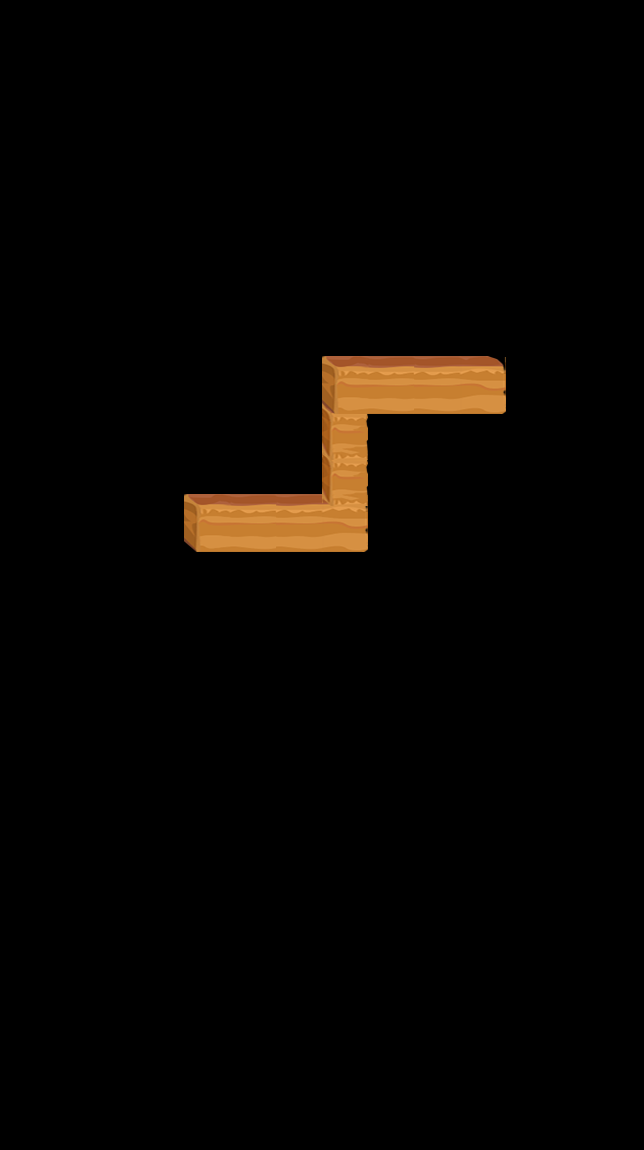

The image is a tile-based game level rendered from a .tmx file. Its description and source (layers, tilesets, objects; grid data summarised) follow:
An orthogonal 14x25 tile map with 46x46 px tiles, 4 tile layers (layer1, layer2, layer3, layer4) and 18 objects (startPos1, startPos2, startPos3, apple, exit, ...).

<map version="1.0" orientation="orthogonal" renderorder="right-down" width="14" height="25" tilewidth="46" tileheight="46">
 <tileset firstgid="1" name="road" tilewidth="46" tileheight="58">
  <image source="road.png" width="184" height="58" />
 </tileset>
 <layer name="layer1" width="14" height="25">
  <data>[350 cells, 4 non-empty, 3 distinct tile ids]</data>
 </layer>
 <layer name="layer2" width="14" height="25">
  <data>[350 cells, 1 non-empty, 1 distinct tile ids]</data>
 </layer>
 <layer name="layer3" width="14" height="25">
  <data>[350 cells, 1 non-empty, 1 distinct tile ids]</data>
 </layer>
 <layer name="layer4" width="14" height="25">
  <data>[350 cells, 4 non-empty, 3 distinct tile ids]</data>
 </layer>
 <objectgroup name="objLayer">
  <object name="startPos1" x="206.667" y="481.333" />
  <object name="startPos2" x="161.667" y="482.333" />
  <object name="startPos3" x="162.333" y="527.333" />
  <object name="apple" x="160.333" y="390" />
  <object name="exit" x="482" y="345.333" />
 </objectgroup>
 <objectgroup name="tipsLayer">
  <object name="1" x="209" y="441">
   <properties>
    <property name="dir" value="up" />
   </properties>
   <ellipse />
  </object>
  <object name="2" x="159" y="444">
   <properties>
    <property name="dir" value="left" />
   </properties>
   <ellipse />
  </object>
  <object name="3" x="161" y="396">
   <properties>
    <property name="dir" value="up" />
   </properties>
   <ellipse />
  </object>
  <object name="4" x="209" y="394">
   <properties>
    <property name="dir" value="right" />
   </properties>
   <ellipse />
  </object>
  <object name="5" x="250" y="441">
   <properties>
    <property name="dir" value="right" />
   </properties>
   <ellipse />
  </object>
  <object name="6" x="298" y="482">
   <properties>
    <property name="dir" value="right" />
   </properties>
   <ellipse />
  </object>
  <object name="7" x="302" y="441">
   <properties>
    <property name="dir" value="up" />
   </properties>
   <ellipse />
  </object>
  <object name="8" x="297" y="391">
   <properties>
    <property name="dir" value="up" />
   </properties>
   <ellipse />
  </object>
  <object name="9" x="298" y="343">
   <properties>
    <property name="dir" value="up" />
   </properties>
   <ellipse />
  </object>
  <object name="10" x="344" y="342">
   <properties>
    <property name="dir" value="right" />
   </properties>
   <ellipse />
  </object>
  <object name="11" x="389" y="343">
   <properties>
    <property name="dir" value="right" />
   </properties>
   <ellipse />
  </object>
  <object name="12" x="435" y="344">
   <properties>
    <property name="dir" value="right" />
   </properties>
   <ellipse />
  </object>
  <object name="13" x="486" y="346">
   <properties>
    <property name="dir" value="right" />
   </properties>
   <ellipse />
  </object>
 </objectgroup>
</map>
